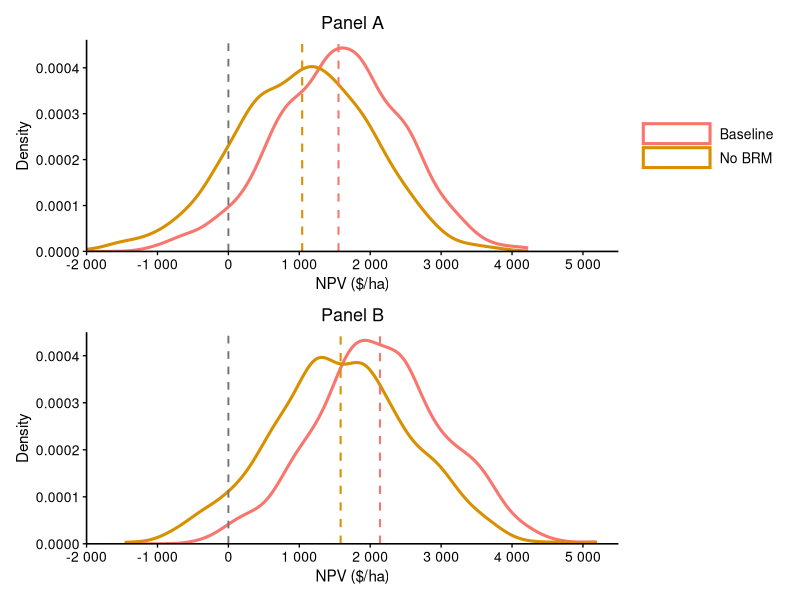
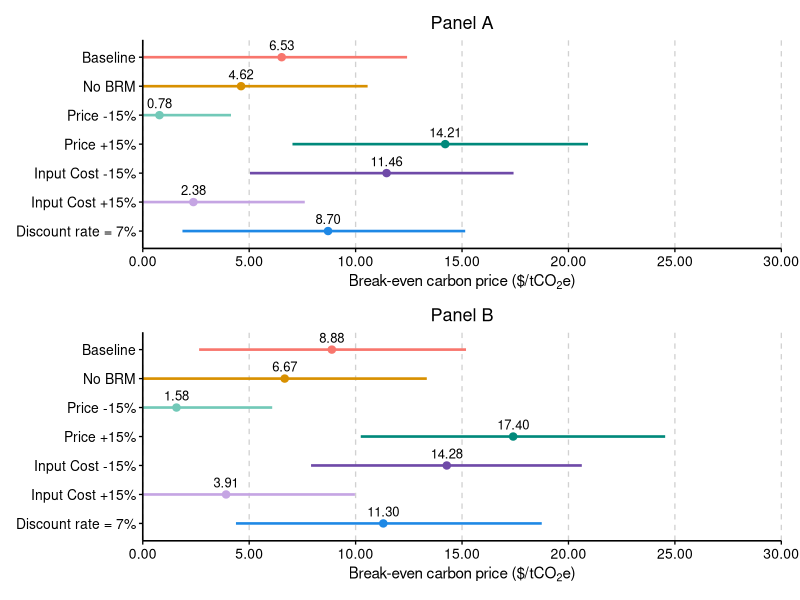
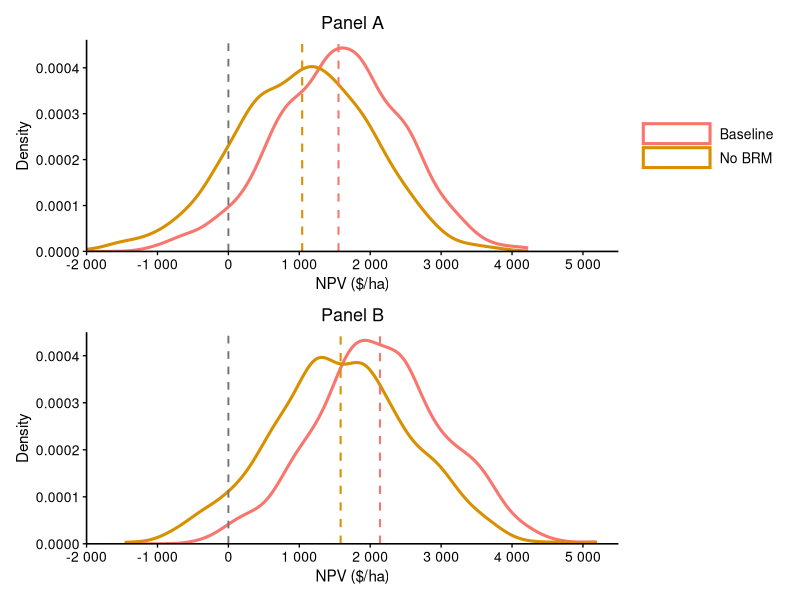
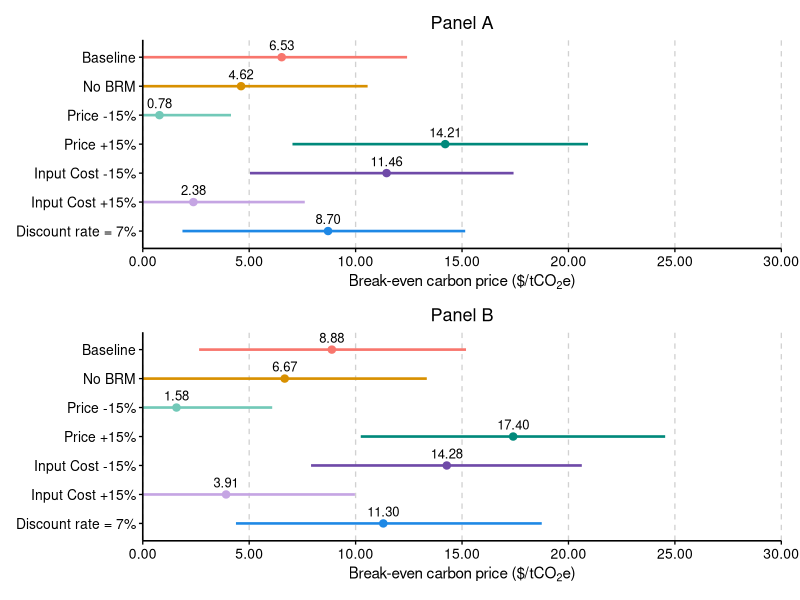

These figures' R source, in order:
# ============================================================
# 03_farm_npv_simulation.R
# Stochastic farm NPV and break-even carbon price analysis
# Four-crop and spring wheat-canola rotations
# ============================================================

# ---- 1. Packages and seed --------------------------------------------------

library(dplyr)
library(tidyr)
library(zoo)
library(ggplot2)
library(scales)
library(patchwork)

set.seed(123)

dir.create("results", showWarnings = FALSE, recursive = TRUE)
dir.create("figures", showWarnings = FALSE, recursive = TRUE)


# ---- 2. Model settings -----------------------------------------------------

total_acres <- 1920
coverage_level <- 0.80
machinery_cost_per_acre <- 73.04
carbon_stock_tC_per_ha <- 394
decay_rate <- 0.02

scenario_levels <- c(
  "Baseline",
  "No BRM",
  "Price -15%",
  "Price +15%",
  "Input Cost -15%",
  "Input Cost +15%",
  "Discount rate = 7%"
)

scenarios <- tibble(
  scenario = scenario_levels,
  price_mult = c(1.00, 1.00, 0.85, 1.15, 1.00, 1.00, 1.00),
  cost_mult = c(1.00, 1.00, 1.00, 1.00, 0.85, 1.15, 1.00),
  discount_rate = c(0.10, 0.10, 0.10, 0.10, 0.10, 0.10, 0.07),
  brm_flag = c(1, 0, 1, 1, 1, 1, 1),
  sip_price_flag = c(0, 0, 1, 1, 0, 0, 0)
)


# ---- 3. Load simulation inputs --------------------------------------------

add_model_year <- function(data) {
  data %>%
    arrange(iteration, year) %>%
    group_by(iteration) %>%
    mutate(model_year = row_number()) %>%
    ungroup()
}

sim_price <- read.csv("data/simulated_price.csv") %>%
  rename_with(tolower) %>%
  add_model_year()

sim_yield <- read.csv("data/simulated_yield.csv") %>%
  rename_with(tolower) %>%
  add_model_year()

sim_cost <- read.csv("data/simulated_inputcost.csv") %>%
  rename_with(tolower) %>%
  add_model_year()

iterations <- sort(unique(sim_price$iteration))

drainage_draw <- tibble(
  iteration = iterations,
  drain_cost_per_ha = runif(
    length(iterations),
    min = 559,
    max = 1810
  )
)


# ---- 4. Carbon accounting -------------------------------------------------

calc_pv_avoided_tCO2e <- function(
  carbon_stock_tC_per_ha,
  decay_rate,
  discount_rate
) {
  carbon_stock_tC_per_ha *
    (44 / 12) *
    decay_rate /
    (discount_rate + decay_rate)
}

calc_bep <- function(npv_per_ha, pv_avoided_tCO2e) {
  pmax(npv_per_ha, 0) / pv_avoided_tCO2e
}


# ---- 5. Farm simulation ---------------------------------------------------

run_rotation <- function(
  rotation,
  crops,
  acres,
  raay_year1,
  sip_base
) {

  rotation_acres <- sum(acres)

  prices_long <- sim_price %>%
    dplyr::select(iteration, model_year, all_of(crops)) %>%
    pivot_longer(
      cols = all_of(crops),
      names_to = "crop",
      values_to = "price"
    )

  yields_long <- sim_yield %>%
    dplyr::select(iteration, model_year, all_of(crops)) %>%
    pivot_longer(
      cols = all_of(crops),
      names_to = "crop",
      values_to = "yield"
    )

  costs_long <- sim_cost %>%
    dplyr::select(iteration, model_year, all_of(crops)) %>%
    pivot_longer(
      cols = all_of(crops),
      names_to = "crop",
      values_to = "cost"
    )

  run_scenario <- function(
    scenario_name,
    price_mult,
    cost_mult,
    discount_rate,
    brm_flag,
    sip_price_flag
  ) {

    sip_scenario <- sip_base *
      (1 + sip_price_flag * (price_mult - 1))

    # Crop cash flows
    farm_data <- yields_long %>%
      left_join(
        prices_long,
        by = c("iteration", "model_year", "crop")
      ) %>%
      left_join(
        costs_long,
        by = c("iteration", "model_year", "crop")
      ) %>%
      mutate(
        price = price * price_mult,
        cost = cost * cost_mult + machinery_cost_per_acre,
        yield = yield / 1000,
        crop_acres = acres[crop]
      ) %>%
      arrange(iteration, crop, model_year) %>%
      group_by(iteration, crop) %>%
      mutate(
        raay = cummean(yield),
        raay = replace(
          raay,
          model_year == 1,
          unname(raay_year1[crop][model_year == 1])
        ),
        insured_yield = raay * coverage_level,
        spring_insurance_price = sip_scenario[crop],
        yield_shortfall = pmax(insured_yield - yield, 0),
        production_loss_payment =
          brm_flag *
          yield_shortfall *
          spring_insurance_price,
        variable_price_payment =
          brm_flag *
          yield_shortfall *
          pmax(
            0,
            pmin(
              price - spring_insurance_price,
              0.5 * spring_insurance_price
            )
          ) *
          as.numeric(price >= 1.1 * spring_insurance_price)
      ) %>%
      ungroup() %>%
      mutate(
        crop_revenue = yield * price * crop_acres,
        insurance_payment =
          (production_loss_payment + variable_price_payment) *
          crop_acres,
        allowable_income = crop_revenue + insurance_payment,
        allowable_expense = cost * crop_acres,
        net_crop_cashflow = allowable_income - allowable_expense
      )

    # AgriStability
    farm_margin <- farm_data %>%
      group_by(iteration, model_year) %>%
      summarise(
        total_income = sum(allowable_income),
        total_expense = sum(allowable_expense),
        production_margin = total_income - total_expense,
        .groups = "drop"
      ) %>%
      arrange(iteration, model_year) %>%
      group_by(iteration) %>%
      mutate(
        reference_margin_5 = zoo::rollapplyr(
          production_margin,
          width = 5,
          FUN = function(x) mean(sort(x)[2:4]),
          fill = NA,
          partial = FALSE
        ),
        reference_margin_3 = zoo::rollapplyr(
          production_margin,
          width = 3,
          FUN = mean,
          fill = NA,
          partial = FALSE
        ),
        reference_margin_3 = replace(
          reference_margin_3,
          row_number() < 3,
          NA_real_
        ),
        reference_margin = coalesce(
          reference_margin_5,
          reference_margin_3
        ),
        trigger_margin = 0.7 * reference_margin,
        margin_shortfall = pmax(
          coalesce(trigger_margin - production_margin, 0),
          0
        ),
        agristability_payment =
          brm_flag * 0.8 * margin_shortfall
      ) %>%
      ungroup()

    # Farm cash flows
    farm_cashflow <- farm_data %>%
      group_by(iteration, model_year) %>%
      summarise(
        net_crop_cashflow = sum(net_crop_cashflow),
        .groups = "drop"
      ) %>%
      left_join(
        farm_margin %>%
          dplyr::select(
            iteration,
            model_year,
            agristability_payment
          ),
        by = c("iteration", "model_year")
      ) %>%
      mutate(
        total_cashflow =
          net_crop_cashflow + agristability_payment,
        discounted_cashflow =
          total_cashflow /
          (1 + discount_rate)^model_year
      )

    # NPV and break-even carbon price
    farm_cashflow %>%
      group_by(iteration) %>%
      summarise(
        npv_cashflows = sum(discounted_cashflow),
        final_year = max(model_year),
        final_cashflow =
          total_cashflow[which.max(model_year)],
        terminal_value =
          (final_cashflow / discount_rate) /
          (1 + discount_rate)^final_year,
        npv_total = npv_cashflows + terminal_value,
        .groups = "drop"
      ) %>%
      left_join(drainage_draw, by = "iteration") %>%
      mutate(
        drainage_total =
          drain_cost_per_ha * (rotation_acres / 2.47),
        npv_total_adj =
          npv_total - drainage_total,
        npv_per_ha =
          (npv_total_adj / rotation_acres) * 2.47,
        rotation = rotation,
        scenario = scenario_name,
        discount_rate = discount_rate,
        pv_avoided_tCO2e =
          calc_pv_avoided_tCO2e(
            carbon_stock_tC_per_ha,
            decay_rate,
            discount_rate
          ),
        bep_cad_per_tCO2e =
          calc_bep(
            npv_per_ha,
            pv_avoided_tCO2e
          )
      ) %>%
      dplyr::select(
        iteration,
        rotation,
        scenario,
        discount_rate,
        npv_per_ha,
        bep_cad_per_tCO2e
      )
  }

  scenario_results <- lapply(
    seq_len(nrow(scenarios)),
    function(i) {
      run_scenario(
        scenario_name = scenarios$scenario[i],
        price_mult = scenarios$price_mult[i],
        cost_mult = scenarios$cost_mult[i],
        discount_rate = scenarios$discount_rate[i],
        brm_flag = scenarios$brm_flag[i],
        sip_price_flag = scenarios$sip_price_flag[i]
      )
    }
  )

  bind_rows(scenario_results)
}


# ---- 6. Crop rotations ----------------------------------------------------

acres_4 <- c(
  swheat = round(total_acres * 0.27),
  canola = round(total_acres * 0.41),
  barley = round(total_acres * 0.18)
)

acres_4 <- c(
  acres_4,
  oats = total_acres - sum(acres_4)
)

acres_2 <- c(
  swheat = round(total_acres * 0.40),
  canola = total_acres - round(total_acres * 0.40)
)

raay <- c(
  swheat = 1.756,
  oats = 1.843,
  barley = 1.661,
  canola = 0.889
)

sip <- c(
  swheat = 285,
  oats = 250,
  barley = 245,
  canola = 575
)


# ---- 7. Run simulations ---------------------------------------------------

npv_4 <- run_rotation(
  rotation = "4-crop",
  crops = c("swheat", "canola", "barley", "oats"),
  acres = acres_4,
  raay_year1 = raay[c("swheat", "canola", "barley", "oats")],
  sip_base = sip[c("swheat", "canola", "barley", "oats")]
)

npv_2 <- run_rotation(
  rotation = "2-crop",
  crops = c("swheat", "canola"),
  acres = acres_2,
  raay_year1 = raay[c("swheat", "canola")],
  sip_base = sip[c("swheat", "canola")]
)

npv_all <- bind_rows(npv_4, npv_2) %>%
  mutate(
    scenario = factor(
      scenario,
      levels = scenario_levels
    ),
    rotation = factor(
      rotation,
      levels = c("4-crop", "2-crop")
    )
  )


# ---- 8. Summary tables ----------------------------------------------------

npv_summary <- npv_all %>%
  group_by(rotation, scenario) %>%
  summarise(
    mean_npv = mean(npv_per_ha, na.rm = TRUE),
    sd_npv = sd(npv_per_ha, na.rm = TRUE),
    p05 = quantile(npv_per_ha, 0.05, na.rm = TRUE),
    median = median(npv_per_ha, na.rm = TRUE),
    p95 = quantile(npv_per_ha, 0.95, na.rm = TRUE),
    p_npv_negative = mean(npv_per_ha < 0, na.rm = TRUE),
    .groups = "drop"
  )

bep_summary <- npv_all %>%
  group_by(rotation, scenario) %>%
  summarise(
    mean_bep = mean(bep_cad_per_tCO2e, na.rm = TRUE),
    sd_bep = sd(bep_cad_per_tCO2e, na.rm = TRUE),
    p05 = quantile(bep_cad_per_tCO2e, 0.05, na.rm = TRUE),
    median = median(bep_cad_per_tCO2e, na.rm = TRUE),
    p95 = quantile(bep_cad_per_tCO2e, 0.95, na.rm = TRUE),
    .groups = "drop"
  )

print(npv_summary)
print(bep_summary)

write.csv(
  npv_summary,
  "results/NPV_summary.csv",
  row.names = FALSE
)

write.csv(
  bep_summary,
  "results/BEP_summary.csv",
  row.names = FALSE
)


# ---- 9. Figure settings ---------------------------------------------------

scenario_colours <- c(
  "Baseline" = "#F8766D",
  "No BRM" = "#D89000",
  "Price -15%" = "#72C9B8",
  "Price +15%" = "#00897B",
  "Input Cost -15%" = "#6F4AA8",
  "Input Cost +15%" = "#C5A5E3",
  "Discount rate = 7%" = "#1E88E5"
)

theme_publication <- theme_classic(base_size = 11) +
  theme(
    plot.title = element_text(
      size = 13,
      face = "plain",
      hjust = 0.5,
      margin = margin(b = 5)
    ),
    axis.title = element_text(size = 11),
    axis.text = element_text(
      size = 10,
      colour = "black"
    ),
    axis.line = element_line(
      linewidth = 0.55,
      colour = "black"
    ),
    axis.ticks = element_line(
      linewidth = 0.45,
      colour = "black"
    ),
    legend.title = element_blank(),
    legend.text = element_text(size = 10),
    plot.margin = margin(
      6, 8, 5, 6,
      unit = "pt"
    )
  )


# ---- 10. NPV distributions ------------------------------------------------

npv_scenarios <- c(
  "Baseline",
  "No BRM"
)

make_npv_density_panel <- function(
  data,
  panel_title,
  legend_position
) {

  plot_data <- data %>%
    filter(scenario %in% npv_scenarios) %>%
    mutate(
      scenario = factor(
        as.character(scenario),
        levels = npv_scenarios
      )
    )

  mean_data <- plot_data %>%
    group_by(scenario) %>%
    summarise(
      mean_npv = mean(npv_per_ha, na.rm = TRUE),
      .groups = "drop"
    )

  ggplot(
    plot_data,
    aes(
      x = npv_per_ha,
      colour = scenario
    )
  ) +
    geom_density(
      linewidth = 1.05,
      adjust = 1,
      na.rm = TRUE
    ) +
    geom_vline(
      xintercept = 0,
      colour = "grey45",
      linetype = "dashed",
      linewidth = 0.65
    ) +
    geom_vline(
      data = mean_data,
      aes(
        xintercept = mean_npv,
        colour = scenario
      ),
      linetype = "dashed",
      linewidth = 0.70,
      show.legend = FALSE,
      inherit.aes = FALSE
    ) +
    scale_colour_manual(
      values = scenario_colours[npv_scenarios],
      breaks = npv_scenarios
    ) +
    scale_x_continuous(
      breaks = seq(-2000, 5000, by = 1000),
      labels = label_number(
        accuracy = 1,
        big.mark = " "
      ),
      expand = expansion(mult = c(0, 0))
    ) +
    scale_y_continuous(
      breaks = seq(0, 0.0004, by = 0.0001),
      labels = label_number(accuracy = 0.0001),
      expand = expansion(mult = c(0, 0.04))
    ) +
    coord_cartesian(
      xlim = c(-2000, 5500)
    ) +
    labs(
      title = panel_title,
      x = "NPV ($/ha)",
      y = "Density",
      colour = NULL
    ) +
    theme_publication +
    theme(
      panel.grid = element_blank(),
      legend.position = legend_position,
      legend.key.width = grid::unit(1.8, "cm")
    )
}

p_npv_A <- make_npv_density_panel(
  data = filter(npv_all, rotation == "4-crop"),
  panel_title = "Panel A",
  legend_position = "right"
)

p_npv_B <- make_npv_density_panel(
  data = filter(npv_all, rotation == "2-crop"),
  panel_title = "Panel B",
  legend_position = "none"
)

npv_figure <- p_npv_A / p_npv_B +
  plot_layout(heights = c(1, 1))

print(npv_figure)


# ---- 11. Break-even carbon prices -----------------------------------------

make_bep_panel <- function(
  data,
  panel_title
) {

  summary_data <- data %>%
    group_by(scenario) %>%
    summarise(
      mean_bep =
        mean(bep_cad_per_tCO2e, na.rm = TRUE),
      p05 =
        quantile(
          bep_cad_per_tCO2e,
          0.05,
          na.rm = TRUE
        ),
      p95 =
        quantile(
          bep_cad_per_tCO2e,
          0.95,
          na.rm = TRUE
        ),
      .groups = "drop"
    ) %>%
    mutate(
      scenario = factor(
        as.character(scenario),
        levels = scenario_levels
      ),
      mean_label = sprintf("%.2f", mean_bep)
    )

  ggplot(
    summary_data,
    aes(
      y = scenario,
      x = mean_bep,
      colour = scenario
    )
  ) +
    geom_linerange(
      aes(
        xmin = p05,
        xmax = p95
      ),
      linewidth = 0.9,
      show.legend = FALSE
    ) +
    geom_point(
      size = 2.2,
      show.legend = FALSE
    ) +
    geom_text(
      aes(label = mean_label),
      nudge_y = 0.24,
      vjust = 0,
      size = 3.3,
      colour = "black",
      show.legend = FALSE
    ) +
    scale_colour_manual(
      values = scenario_colours,
      breaks = scenario_levels,
      drop = FALSE
    ) +
    scale_y_discrete(
      limits = rev(scenario_levels)
    ) +
    scale_x_continuous(
      breaks = seq(0, 30, by = 5),
      labels = label_number(accuracy = 0.01),
      expand = expansion(mult = c(0, 0))
    ) +
    coord_cartesian(
      xlim = c(0, 30),
      clip = "off"
    ) +
    labs(
      title = panel_title,
      x = expression(
        "Break-even carbon price ($/tCO"[2]*"e)"
      ),
      y = NULL
    ) +
    theme_publication +
    theme(
      legend.position = "none",
      panel.grid.major.x = element_line(
        colour = "grey82",
        linewidth = 0.45,
        linetype = "dashed"
      ),
      panel.grid.major.y = element_blank(),
      panel.grid.minor = element_blank()
    )
}

p_bep_A <- make_bep_panel(
  data = filter(npv_all, rotation == "4-crop"),
  panel_title = "Panel A"
)

p_bep_B <- make_bep_panel(
  data = filter(npv_all, rotation == "2-crop"),
  panel_title = "Panel B"
)

bep_figure <- p_bep_A / p_bep_B +
  plot_layout(heights = c(1, 1))

print(bep_figure)


# ---- 12. Save figures -----------------------------------------------------

ggsave(
  filename = "figures/Figure_NPV_rotations.png",
  plot = npv_figure,
  width = 180,
  height = 185,
  units = "mm",
  dpi = 600,
  bg = "white"
)


ggsave(
  filename = "figures/Figure_BEP_rotations.png",
  plot = bep_figure,
  width = 180,
  height = 220,
  units = "mm",
  dpi = 600,
  bg = "white"
)
